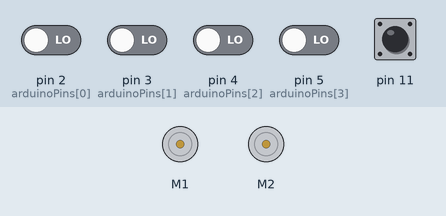
This sketch was run on a simulated Arduino Uno, built with avr-gcc and run on an emulated ATmega328P. On the bench: 2 × DC motor (green arrow = forward, orange = backward, longer = faster). The inputs (shaded band) are chosen by the test bench; at power-on: pin 11 HIGH, pin 2 (arduinoPins[0]), pin 3 (arduinoPins[1]), pin 4 (arduinoPins[2]), pin 5 (arduinoPins[3]) LOW. What the sketch prints to the serial monitor is not drawn.

Above: at 1.2 s.
1.3 s: pin 2 (arduinoPins[0]) driven HIGH
At 2.1 s:
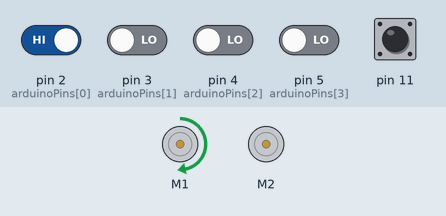
Timing chart, 0 to 2.5 s (numbered marks = the images above; inputs shaded):
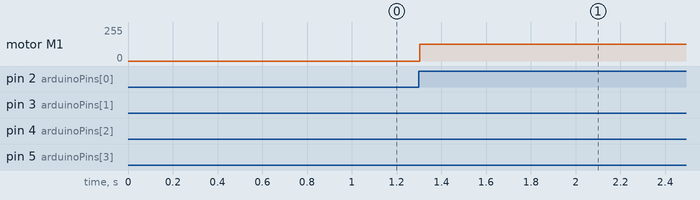

The sketch:

QTI_ShieldBot.ino
```cpp
#include <DRV8835MotorShield.h>
//Left:  152
//Right: 160
#define MAX_SPEED_L 147.0 //142
#define MAX_SPEED_R 135.0 //130
#define loopUpdate 5
#define ErrorLogAmt 200

DRV8835MotorShield motors;
int m1CurSpeed;
int m2CurSpeed;
long vL, vR;
int errorLogL[ErrorLogAmt];
int errorLogR[ErrorLogAmt];
int errorLogIndex = 0;
long accumulatorL = 50 * 2000;
long accumulatorR = 50 * 2000;
int K_P = 100; //2^8
int K_I = 5; //2^2 (and *30 for accum)
int K_D = 0; //2^0
int divFactor = 110;

unsigned long overallCounter = 0;
unsigned long hardTurnCooldown = 1000;
unsigned long hardTurnTimer;

unsigned long killTimer;

int allBlack = 0;
int prevPins = 0;

int leftSpeeds[] =  {56, 65, 75, 83, 93,  104, 114, 124, 134, 142, 152};
int rightSpeeds[] = {60, 70, 80, 90, 100, 110, 120, 130, 140, 150, 160};

// Perform these steps with the Arduino is first powered on
void setup()
{
  //pinMode(10, OUTPUT);
  //pinMode(9, OUTPUT);
  Serial.begin(9600);
  //pinMode(13, OUTPUT);
  m1CurSpeed = 0;
  m2CurSpeed = 0;

  // Uncomment one or both of the following lines if your motors' directions need to be flipped
  //motors.flipM1(true);
  motors.flipM2(true);
  killTimer = 0;
  Serial.println("test");
  while(digitalRead(11) == 0)
  {}
  Serial.println("test2");

}

// This code repeats indefinitely
void loop()
{
  unsigned long loopStartTime = millis();
  // Averaging:
  int pinTotal[loopUpdate];
  int highestIndex = 0;
  int pins;

  if(allBlack == 0){//no flag set, continue killTimer = current time
    killTimer = millis();
  }

  /*for(int i = 0; i < loopUpdate; i++){
    pinTotal[i] = readPins(330);
    //Serial.println("pinRead#: " + (String) i + ": " + (String) pinTotal[i]);
    delay(1);
  }
  int majority[loopUpdate];
  //majority[0] = 1; means 1 instance of whatever in in pinTotal[0]
  highestIndex = 0;
  for(int i = 0; i < loopUpdate; i++){
    boolean found = false;
    for(int j=0; j < i; j++){
      if(pinTotal[j] == pinTotal[i]){//matching with first/original majority[j]
        found = true;
        majority[j] +=1;
        if(majority[highestIndex] < majority[j]){
          highestIndex = j;
        }
        j = i;
      }
    }
    if(!found){
      majority[i] = 1;
    }
  }
  pins = pinTotal[highestIndex];*/
  pins = readPins(230);
  //pins = B1000;
  //Serial.print("Average: ");
  //RCtime(4);
  //Serial.println(pins, BIN);
  //------------------------------------------------PID Controller -------------------------------------------
  error(pins, loopStartTime);
  int nxtIndex = (errorLogIndex + 1) % ErrorLogAmt;// find circular next index
  //Serial.print("nxtI: " + (String)nxtIndex + " ");
  //update sum of array
  /*accumulatorL += vL;
  accumulatorR += vR;
  accumulatorL -= errorLogL[errorLogIndex];
  accumulatorR -= errorLogR[errorLogIndex];*/
  if(accumulatorL > 10 * 2000){
    accumulatorL = 10 * 2000;
  }else if(accumulatorL < -10 * 2000){
    accumulatorL = -10 * 2000;
  }
  if(accumulatorR > 10 * 2000){
    accumulatorR = 10 * 2000;
  } else if(accumulatorR < -10 * 2000){
    accumulatorR = -10 * 2000;
  }
  accumulatorL += (vL - vR);
  accumulatorR += (vR - vL);
  //change current error on array
  errorLogL[errorLogIndex] = vL;
  errorLogR[errorLogIndex] = vR;
  //PID function
  long PID_L = vL * K_P;
  long PID_R = vR * K_P;
  //Serial.print("PID_L P: " + (String)PID_L + " ");
  //PID_L += K_I * ((double)accumulatorL / ErrorLogAmt); //sum of all past 100
  //PID_R += K_I * ((double)accumulatorR / ErrorLogAmt);
  PID_L += K_I * ((double)accumulatorL / 2000); //sum of all past 100
  PID_R += K_I * ((double)accumulatorR / 2000);
  //Serial.print("PID_L PI: " + (String)PID_L + " ");
  PID_L += K_D * (errorLogL[errorLogIndex] - errorLogL[nxtIndex]); //difference from now compared to 100 reads ago
  PID_R += K_D * (errorLogR[errorLogIndex] - errorLogR[nxtIndex]);
  //Serial.print("PID_L PID: " + (String)PID_L + " ");
  //update velocities of each wheel
  vL = (double)PID_L / divFactor;
  vR = (double)PID_R / divFactor;
  //Serial.println(" vL: " + (String)vL + "  vR: " + (String)vR + "  AvgL: " + (String)((double) accumulatorL / ErrorLogAmt));
  //set new target speed to reach
  //controlSpeed((int)(((double)(MAX_SPEED_L * vL)/100.0)), (int)(((double)(MAX_SPEED_R * vR)/100.0)), loopStartTime);

  motors.setM1Speed((int)(((double)(MAX_SPEED_L * vL)/100.0)));
  //delay(2);
  motors.setM2Speed((int)(((double)(MAX_SPEED_R * vR)/100.0)));

  //Serial.println((int)(((double)(MAX_SPEED_L * (double)100.0)/100.0)));
  //controlSpeed((int)(((double)(MAX_SPEED_L * (double)100.0)/100.0)), (int)(((double)(MAX_SPEED_R * (double) 100.0)/(double)100.0)), loopStartTime);
  /*if(killTimer + 1000 > millis()){
    controlSpeed((int)(((double)(MAX_SPEED_L * (double)100.0)/100.0)), (int)(((double)(MAX_SPEED_R * (double) 100.0)/(double)100.0)), loopStartTime);
  }else if(killTimer + 3000 > millis()){
    controlSpeed((int)(((double)(MAX_SPEED_L * (double)68.0)/100.0)), (int)(((double)(MAX_SPEED_R * (double) 100.0)/(double)100.0)), loopStartTime);
  }else{
    controlSpeed((int)(((double)(MAX_SPEED_L * (double)0)/100.0)), (int)(((double)(MAX_SPEED_R * (double) 0)/(double)100.0)), loopStartTime);
  }*/
  overallCounter++;
  errorLogIndex = nxtIndex;
}

//READ PIN grayscale WIP
long RCtime(int sensPin){
  int arduinoPins[] =  {2, 3, 4, 5};
  long result[] = {0, 0, 0, 0};
  for(int i = 0; i< sizeof(arduinoPins); i++){
    pinMode(arduinoPins[i], OUTPUT);       // make pin OUTPUT
    digitalWrite(arduinoPins[i], HIGH);    // make pin HIGH to discharge capacitor - study the schematic
    delay(1);                       // wait a  ms to make sure cap is discharged

    pinMode(arduinoPins[i], INPUT);        // turn pin into an input and time till pin goes low
    digitalWrite(arduinoPins[i], LOW);     // turn pullups off - or it won't work
    while(digitalRead(arduinoPins[i])){    // wait for pin to go low
      result[i]++;
    }/*
    if(){
      result[i]
    }*/
  }

  return result;
}


//READ PINS-------------------------------------------------------------------------------------------------------------------------
int readPins(int usDelay){
  // Get values of pins D0-D7
  DDRD |= B00111100;                         // Set direction of Arduino pins D4-D7 as OUTPUT
  PORTD |= B00111100;                        // Set level of Arduino pins D4-D7 to HIGH
  delayMicroseconds(usDelay); //230                   // Short delay to allow capacitor charge in QTI module
  DDRD &= B11000011;                         // Set direction of pins D4-D7 as INPUT
  PORTD &= B11000011;                        // Set level of pins D4-D7 to LOW
  delayMicroseconds(usDelay);                    // Short delay
  int pins = PIND;
  pins >>= 2;                                // Drop off first four bits of the port; keep only pins D4-D7
  pins = pins % 16;
  //pins = pins ^ B1111; //1=black, 0=white
  //byte binPins = (byte) pins;
  return pins;
}

//returns vL and vR as an int[2] based on previous case style----------------------------------------------------------------------
void error(int pins, unsigned long loopStartTime){
  int slightTurnL = 60; //60
  int slightTurnR = 60; //60
  int medTurnL = 30; //30
  int medTurnR = 30; //30
  int hardTurnL = 0; //0
  int hardTurnR = 0; //0
  //60, 30, 0 for prototype version

  /*if(pins == B0001 || pins == B1000){
    hardTurnTimer = loopStartTime + hardTurnCooldown;
  }*/
  //fell off after hard right
  //if(pins == B0000 && prevPins == B0001){
  if(pins == B0000){
    pins = prevPins;
    /*
    if(loopStartTime > hardTurnTimer){
      pins = B0011;
    }*/
  }
  //fell off after hard left
  else if(pins == B0000 && prevPins == B1000){
    pins = B1000;
    /*
    if(loopStartTime > hardTurnTimer){
      pins = B1100;
    }*/
  }/*
  else if(pins == B1111 && prevPins != B1111){//first occurance of all black
    allBlack = 1; //set flag
  }
  //false alarm of all black, didn't just stop too late and skip over
  else if(pins != B1111 && prevPins == B1111 && killTimer + 20 < millis()){
    allBlack = 0; //clear flag
  }*/
  else{
    prevPins = pins;
  }
  //20 ms+ of seeing black needed
  /*if(killTimer + 20 < millis()){
    pins = B1111;
  }*/
  // Determine how to steer based on state of the four QTI sensors

  switch(pins)                               // Compare pins to known line following states
  {
    case B1000:  //hard left
      vL = hardTurnL;                            // -100 to 100 indicate course correction values
      vR = 150;                              // -100: full reverse; 0=stopped; 100=full forward
      break;
    case B1100:  //med left
      vL = medTurnL;
      vR = 100;
      break;
    case B1110:  //med left
      vL = medTurnL;
      vR = 100;
      break;
    case B0100:  //slight left
      vL = slightTurnL;
      vR = 100;
      break;
    case B0110:    //straight
      vL = 115;
      vR = 115;
      break;
    case B0001:      //hard right
      vL = 150;
      vR = hardTurnR;
      break;
    case B0011:  //med right
      vL = 100;
      vR = medTurnR;
      break;
    case B0111:      //med right
      vL = 100;
      vR = medTurnR;
      break;
    case B0010:        //slight right
      vL = 100;
      vR = slightTurnR;
      break;
    case B0000://kill
      vL = 0;
      vR = 0;
      break;
    case B1111://kill
      vL = 0;
      vR = 0;
      break;
  }
}

void controlSpeed(int m1TargetSpeed, int m2TargetSpeed, unsigned long stTime){
  // max acceleration possible (as a percentage (0-100) of max speed per millisecond)
  double accelFactor = 100;
  double decelFactor = 100;
  //Serial.println("m1 Target: " + (String)m1TargetSpeed);
  //----------------motor 1 control speed
  if(m1CurSpeed < m1TargetSpeed){  //accelerate
    m1CurSpeed = min(m1CurSpeed + accelFactor * MAX_SPEED_L * (stTime - millis()), m1TargetSpeed);
  }else if(m1CurSpeed > m1TargetSpeed){ //decelerate
    m1CurSpeed = max(m1CurSpeed - decelFactor * MAX_SPEED_L * (stTime - millis()), m1TargetSpeed);
  }
  //Serial.println("m1 cur: " + (String)m1CurSpeed);
  //----------------motor 2 control speed
  if(m2CurSpeed < m2TargetSpeed){  //accelerate
    m2CurSpeed = min(m2CurSpeed + accelFactor * MAX_SPEED_R * (stTime - millis()), m2TargetSpeed);
  }else if(m2CurSpeed > m2TargetSpeed){ //decelerate
    m2CurSpeed = max(m2CurSpeed - decelFactor * MAX_SPEED_R * (stTime - millis()), m2TargetSpeed);
  }
  //set new speeds
  setMotorSpeeds();
}

void setMotorSpeeds(){
  //error checking speeds
  if(m1CurSpeed > MAX_SPEED_L){
    m1CurSpeed = MAX_SPEED_L;
  }else if(m1CurSpeed < -MAX_SPEED_L){
    m1CurSpeed = -MAX_SPEED_L;
  }
  if(m2CurSpeed > MAX_SPEED_R){
    m2CurSpeed = MAX_SPEED_R;
  }else if(m2CurSpeed < -MAX_SPEED_R){
    m2CurSpeed = -MAX_SPEED_R;
  }
  //set motors
  motors.setM1Speed(m1CurSpeed);
  //delay(2);
  motors.setM2Speed(m2CurSpeed);
  //analogWrite(10, 220 + ((double)(m1CurSpeed / MAX_SPEED_L) * 35));
  //analogWrite(9, 220 + ((double)(m2CurSpeed / MAX_SPEED_R) * 35));
}
```
